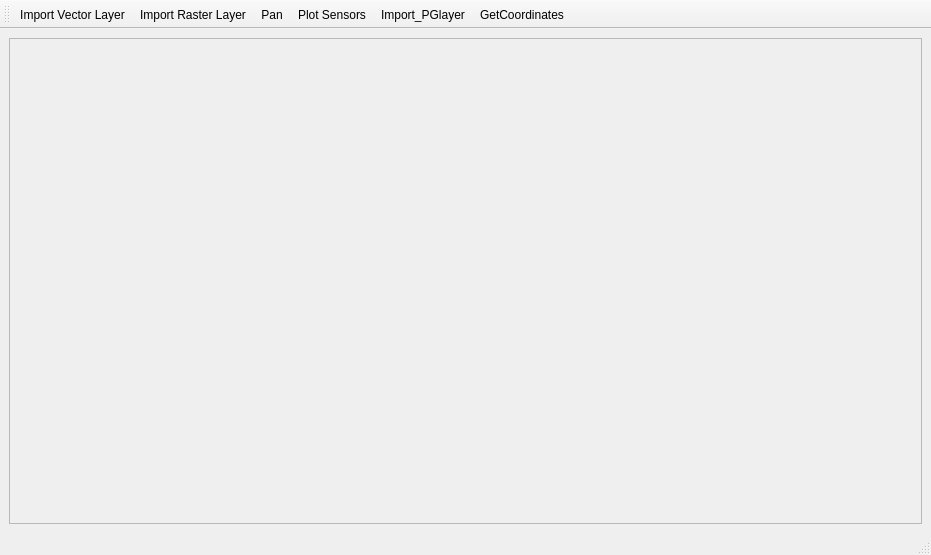
<?xml version="1.0" encoding="UTF-8"?>
<ui version="4.0">
 <class>MainWindow</class>
 <widget class="QMainWindow" name="MainWindow">
  <property name="geometry">
   <rect>
    <x>0</x>
    <y>0</y>
    <width>931</width>
    <height>555</height>
   </rect>
  </property>
  <property name="windowTitle">
   <string>MainWindow</string>
  </property>
  <widget class="QWidget" name="centralwidget">
   <layout class="QGridLayout" name="gridLayout">
    <item row="0" column="0">
     <widget class="QFrame" name="frame">
      <property name="frameShape">
       <enum>QFrame::StyledPanel</enum>
      </property>
      <property name="frameShadow">
       <enum>QFrame::Raised</enum>
      </property>
     </widget>
    </item>
   </layout>
  </widget>
  <widget class="QToolBar" name="toolBar">
   <property name="windowTitle">
    <string>toolBar</string>
   </property>
   <attribute name="toolBarArea">
    <enum>TopToolBarArea</enum>
   </attribute>
   <attribute name="toolBarBreak">
    <bool>false</bool>
   </attribute>
   <addaction name="actionImport_Vlayer"/>
   <addaction name="actionImport_Rlayer"/>
   <addaction name="actionPan"/>
   <addaction name="actionPlot_Sensors"/>
   <addaction name="actionImport_PGlayer"/>
   <addaction name="actionGetCoordinates"/>
  </widget>
  <widget class="QStatusBar" name="statusbar"/>
  <action name="actionImport_Vlayer">
   <property name="checkable">
    <bool>true</bool>
   </property>
   <property name="icon">
    <iconset>
     <normaloff>images/v_import.png</normaloff>images/v_import.png</iconset>
   </property>
   <property name="text">
    <string>Import Vector Layer</string>
   </property>
   <property name="toolTip">
    <string>Import Vector Layer</string>
   </property>
  </action>
  <action name="actionImport_Rlayer">
   <property name="checkable">
    <bool>true</bool>
   </property>
   <property name="icon">
    <iconset>
     <normaloff>images/r_import.png</normaloff>images/r_import.png</iconset>
   </property>
   <property name="text">
    <string>Import Raster Layer</string>
   </property>
   <property name="toolTip">
    <string>Import Raster Layer</string>
   </property>
  </action>
  <action name="actionPlot_Sensors">
   <property name="checkable">
    <bool>true</bool>
   </property>
   <property name="icon">
    <iconset>
     <normaloff>images/plot.png</normaloff>images/plot.png</iconset>
   </property>
   <property name="text">
    <string>Plot Sensors</string>
   </property>
   <property name="toolTip">
    <string>Plot Sensors</string>
   </property>
  </action>
  <action name="actionPan">
   <property name="checkable">
    <bool>true</bool>
   </property>
   <property name="icon">
    <iconset>
     <normaloff>images/pan.png</normaloff>images/pan.png</iconset>
   </property>
   <property name="text">
    <string>Pan</string>
   </property>
   <property name="toolTip">
    <string>Click to pan</string>
   </property>
  </action>
  <action name="actionImport_PGlayer">
   <property name="icon">
    <iconset>
     <normaloff>images/connect.png</normaloff>images/connect.png</iconset>
   </property>
   <property name="text">
    <string>Import_PGlayer</string>
   </property>
  </action>
  <action name="actionGetCoordinates">
   <property name="text">
    <string>GetCoordinates</string>
   </property>
   <property name="toolTip">
    <string>GetCoordinates</string>
   </property>
  </action>
 </widget>
 <resources/>
 <connections/>
</ui>
